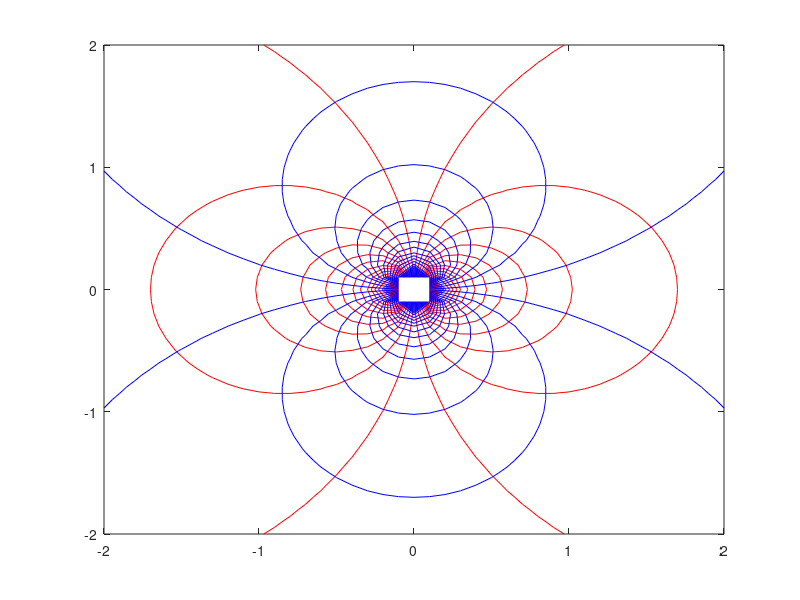

The MATLAB source for this figure:
function potential_doublet

clear all;
close all;

x=-2:0.1:2;
y=-2:0.1:2;
[X,Y] = meshgrid(x,y);

k=1.0;

Phi = k*X./(X.^2+Y.^2);
Psi = -k*Y./(X.^2+Y.^2);

contour(X,Y,Phi,50,'LineColor','red');
hold on;
contour(X,Y,Psi,50,'LineColor','blue');




end